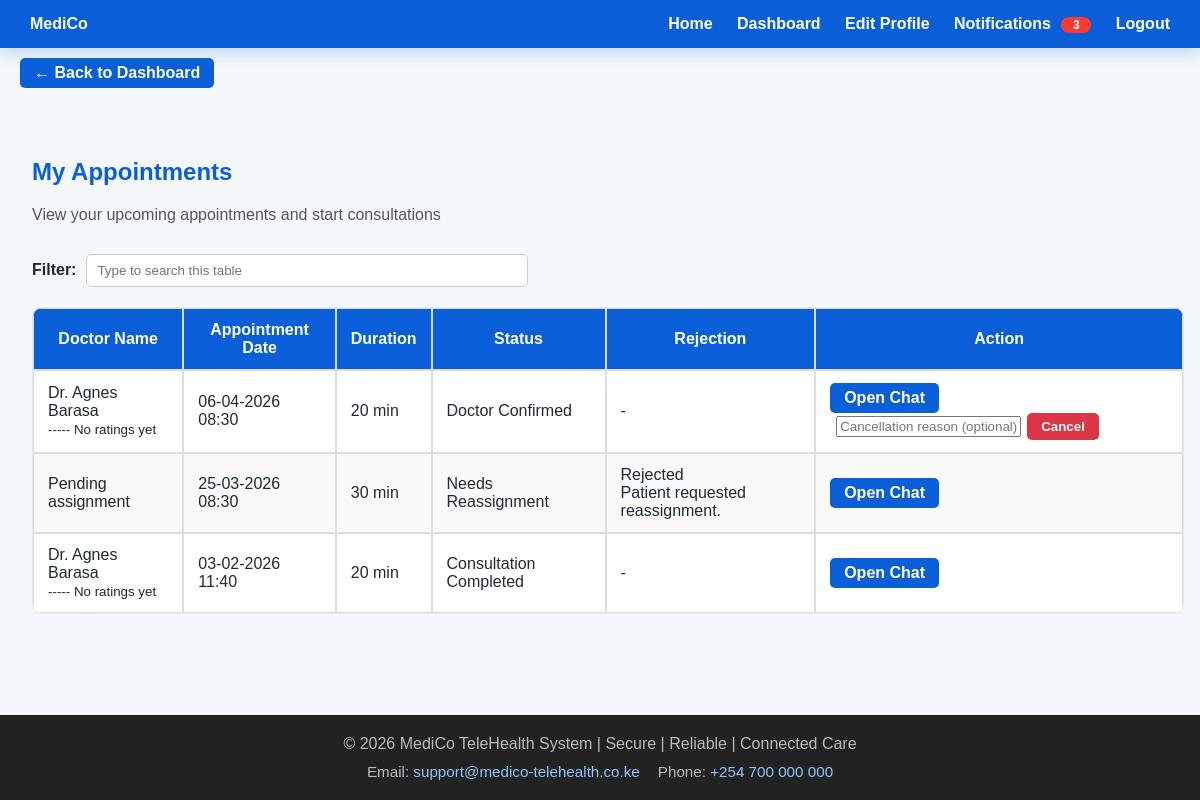
Page /patient/patient_my_appointments.php (signed in) on the committed database.
### tables this page shows
CREATE TABLE `appointments` (
  `AppID` int NOT NULL AUTO_INCREMENT,
  `PatientID` varchar(15) NOT NULL,
  `DoctorID` varchar(15) DEFAULT NULL,
  `NurseID` varchar(15) DEFAULT NULL,
  `AppointmentDate` datetime NOT NULL,
  `DurationMinutes` int NOT NULL DEFAULT '20',
  `ReasonCategory` varchar(150) NOT NULL,
  `ReasonText` text NOT NULL,
  `DoctorRejectedAt` datetime DEFAULT NULL,
  `DoctorRejectionReason` varchar(255) DEFAULT NULL,
  `Status` enum('Pending','AwaitingPatientApproval','Confirmed','Cancelled','Completed') DEFAULT 'Pending',
  `Notes` text,
  `CreatedAt` datetime DEFAULT CURRENT_TIMESTAMP,
  `UpdatedAt` datetime NOT NULL DEFAULT CURRENT_TIMESTAMP ON UPDATE CURRENT_TIMESTAMP,
  PRIMARY KEY (`AppID`),
  KEY `idx_appt_patient_time` (`PatientID`,`AppointmentDate`),
  KEY `idx_appt_doctor_time` (`DoctorID`,`AppointmentDate`),
  KEY `idx_appt_nurse_time` (`NurseID`,`AppointmentDate`),
  KEY `idx_appt_status` (`Status`),
  CONSTRAINT `appointments_ibfk_1` FOREIGN KEY (`PatientID`) REFERENCES `patients` (`PatientID`) ON DELETE CASCADE ON UPDATE CASCADE,
  CONSTRAINT `appointments_ibfk_2` FOREIGN KEY (`DoctorID`) REFERENCES `doctors` (`DoctorID`) ON DELETE SET NULL ON UPDATE CASCADE,
  CONSTRAINT `appointments_ibfk_3` FOREIGN KEY (`NurseID`) REFERENCES `nurses` (`NurseID`) ON DELETE SET NULL ON UPDATE CASCADE
);

CREATE TABLE `doctors` (
  `DoctorID` varchar(15) NOT NULL,
  `HospitalID` varchar(15) NOT NULL,
  `FName` varchar(300) NOT NULL,
  `DOB` date NOT NULL,
  `Gender` varchar(15) NOT NULL,
  `NatID_PP` varchar(20) NOT NULL,
  `PhoneNum` varchar(15) NOT NULL,
  `Email` varchar(500) NOT NULL,
  `LicenseNum` varchar(20) NOT NULL,
  `Specialization` varchar(150) DEFAULT NULL,
  `ExperienceYears` int DEFAULT NULL,
  `CreatedAt` datetime NOT NULL DEFAULT CURRENT_TIMESTAMP,
  `UpdatedAt` datetime NOT NULL DEFAULT CURRENT_TIMESTAMP ON UPDATE CURRENT_TIMESTAMP,
  PRIMARY KEY (`DoctorID`),
  UNIQUE KEY `NatID_PP` (`NatID_PP`),
  UNIQUE KEY `PhoneNum` (`PhoneNum`),
  UNIQUE KEY `Email` (`Email`),
  UNIQUE KEY `LicenseNum` (`LicenseNum`),
  KEY `idx_doctors_hospital` (`HospitalID`),
  KEY `Specialization` (`Specialization`),
  CONSTRAINT `doctors_ibfk_1` FOREIGN KEY (`DoctorID`) REFERENCES `users` (`UserID`) ON DELETE CASCADE ON UPDATE CASCADE,
  CONSTRAINT `doctors_ibfk_2` FOREIGN KEY (`HospitalID`) REFERENCES `hospitals` (`HospitalID`) ON DELETE RESTRICT ON UPDATE CASCADE,
  CONSTRAINT `doctors_ibfk_3` FOREIGN KEY (`Specialization`) REFERENCES `doctor_specializations` (`DoctorSpecName`) ON DELETE RESTRICT ON UPDATE CASCADE
);

### functions.php (called while the page is built, shortened)
<?php
function getAppointmentStatusLabel($status, $doctorID = null, $doctorRejectedAt = null) {
    $status = (string)$status;
    switch ($status) {
        case 'Pending':
            if ($doctorID === null || $doctorID === '') {
                return !empty($doctorRejectedAt) ? 'Needs Reassignment' : 'Awaiting Doctor Assignment';
            }
            return 'Scheduled';
        case 'Confirmed':
            return 'Doctor Confirmed';
        case 'Completed':
            return 'Consultation Completed';
    }
}
function getEntityRatingsMap($pdo, $ratingType) {
    $ratingType = trim((string)$ratingType);
    $stmt = $pdo->prepare(
        "SELECT EntityID, AVG(RatingValue) AS AvgRating, COUNT(*) AS RatingCount
         FROM ratings
         WHERE EntityType = :type
         GROUP BY EntityID"
    );
    $stmt->execute([':type' => $ratingType]);
    $rows = $stmt->fetchAll(PDO::FETCH_ASSOC);
    $map = [];
    foreach ($rows as $row) {
        $entityID = (string)$row['EntityID'];
        $map[$entityID] = [
            'avg' => isset($row['AvgRating']) ? (float)$row['AvgRating'] : 0.0,
            'count' => isset($row['RatingCount']) ? (int)$row['RatingCount'] : 0
        ];
    }
    return $map;
}
function formatEntityRatingLabel($ratingInfo) {
    if (!is_array($ratingInfo)) {
        return "----- No ratings yet";
    }
    $count = (int)($ratingInfo['count'] ?? 0);
    $avg = (float)($ratingInfo['avg'] ?? 0);
    $rounded = (int)round($avg);
    $stars = str_repeat('*', $rounded) . str_repeat('-', 5 - $rounded);
    return $stars . " " . number_format($avg, 1) . "/5 (" . $count . ")";
}
?>

### patient/patient_my_appointments.php (the view, shortened to what this page needs)
<?php
require "../db.php";
require "../functions.php";
$patientID = $_SESSION['user_id'];
$stmt = $pdo->prepare(
    "SELECT a.AppID, a.AppointmentDate, a.DurationMinutes, a.Status,
            a.DoctorRejectedAt, a.DoctorRejectionReason,
            d.DoctorID, d.FName AS DoctorName,
            (
                SELECT COUNT(*) FROM caregiver_patients cp
                WHERE cp.PatientID = a.PatientID AND cp.Status = 'Accepted'
            ) AS CaregiverCount
     FROM appointments a
     LEFT JOIN doctors d ON a.DoctorID = d.DoctorID
     WHERE a.PatientID = :pid
     ORDER BY a.AppointmentDate DESC"
);
$stmt->execute([':pid' => $patientID]);
$myAppointments = $stmt->fetchAll(PDO::FETCH_ASSOC);
$doctorRatings = getEntityRatingsMap($pdo, 'Doctor');
?>
<?php
include "../header.php"; ?>
<main class="main-content">
<div class="dashboard-container">
    <h2>My Appointments</h2>
    <p class="dashboard-subtitle">View your upcoming appointments and start consultations</p>
    <?php
if ($myAppointments): ?>
    <table class="user-table">
        <thead>
            <tr>
                <th>Doctor Name</th>
                <th>Appointment Date</th>
                <th>Duration</th>
                <th>Status</th>
                <th>Rejection</th>
                <th>Action</th>
            </tr>
        </thead>
        <tbody>
        <?php
foreach ($myAppointments as $row): ?>
            <?php
                $dateDisplay = date('d-m-Y H:i', strtotime($row['AppointmentDate']));
                $durationValue = (int)($row['DurationMinutes'] ?? 20);
            ?>
            <tr>
                <td>
                    <?= htmlspecialchars($row['DoctorName'] ?? 'Pending assignment') ?>
                    <?php if (!empty($row['DoctorID'])): ?>
                        <br><small><?= htmlspecialchars(formatEntityRatingLabel($doctorRatings[$row['DoctorID']] ?? null)) ?></small>
                    <?php endif; ?>
                </td>
                <td><?= htmlspecialchars($dateDisplay) ?></td>
                <td><?= htmlspecialchars($durationValue) ?> min</td>
                <td><?= htmlspecialchars(getAppointmentStatusLabel($row['Status'], $row['DoctorID'] ?? null, $row['DoctorRejectedAt'] ?? null)) ?></td>
                <td>
                    <?php
if (!empty($row['DoctorRejectedAt'])): ?>
                        <div>Rejected</div>
                        <?php
if (!empty($row['DoctorRejectionReason'])): ?>
                            <div><?= htmlspecialchars($row['DoctorRejectionReason']) ?></div>
                        <?php
endif; ?>
                    <?php
else: ?>
                        <span>-</span>
                    <?php
endif; ?>
                </td>
                <td>
                    <?php
if ((string)$row['Status'] === 'AwaitingPatientApproval' && !empty($row['DoctorID'])): ?>
                        <form method="post" action="patient_approve_appointment.php" class="inline-action-group">
                            <input type="hidden" name="appid" value="<?= $row['AppID'] ?>">
                            <button type="submit" class="btn btn-approve" onclick="return confirm('Approve this specialist appointment?')">
                                Approve
                            </button>
                        </form>
                    <?php
else: ?>
                        <a href="../appointments/appointment_chat.php?aid=<?= $row['AppID'] ?>"
                           class="btn btn-view">Open Chat</a>
                        <?php
if (!in_array((string)$row['Status'], ['Completed','Cancelled'], true) && !empty($row['DoctorID'])): ?>
                            <form method="post" action="patient_reject_appointment.php" class="inline-action-group">
                                <input type="text" name="reason" data-capitalize="sentences" placeholder="Cancellation reason (optional)" size="20">
                                <button type="submit" class="btn btn-danger" onclick="return confirm('Cancel this appointment?')">
                                    Cancel
                                </button>
                            </form>
                        <?php
endif; ?>
                    <?php
endif; ?>
                </td>
            </tr>
        <?php
endforeach; ?>
        </tbody>
    </table>
    <?php
endif; ?>
</div>
</main>
<?php
include "../footer.php"; ?>

### css/style.css (style rules this page uses)
html, body { height: 100%; }
body { margin: 0; display: flex; flex-direction: column; font-family: Arial, Helvetica, sans-serif; background: #f4f7fb; color: #1f2933; }
.main-content { flex: 1; padding: 40px 12px; }
a.btn, a.home-btn, .home-btn { text-decoration: none; }
.profile-container h2, .dashboard-container h2 { margin-top: 0; color: #0a5ed7; }
.dashboard-container { width: min(96vw, 1500px); max-width: 1500px; margin: auto; padding: 20px; }
.dashboard-subtitle { color: #555; margin-bottom: 30px; }
.user-table, .admin-table { width: 100%; border-collapse: separate; border-spacing: 0; margin-top: 20px; border: 1px solid #e5e7eb; border-radius: 10px; overflow: hidden; background: #fff; }
.user-table th, .user-table td, .admin-table th, .admin-table td { border: 1px solid #ddd; padding: 12px 14px; }
.user-table th, .admin-table th { background: #0a5ed7; color: white; }
.user-table tr:nth-child(even), .admin-table tr:nth-child(even) { background: #f9f9f9; }
.btn { display: inline-flex; align-items: center; justify-content: center; padding: 6px 14px; border-radius: 5px; border: none; cursor: pointer; font-weight: bold; text-align: center; transition: transform 0.15s ease, box-shadow 0.15s ease; }
.btn-view { background:#0a5ed7; color:white; }
.btn-danger { background:#dc3545; color:white; }
.inline-action-group { display: inline-flex; gap: 6px; align-items: center; margin-left: 6px; }

### rows in the picture
appointments: DoctorID.FName "Dr. Agnes Barasa", DoctorID.DoctorID "----- No ratings yet", AppointmentDate "06-04-2026 08:30", DurationMinutes "20", Status+DoctorRejectedAt "Doctor Confirmed"
appointments: DoctorName "Pending assignment", AppointmentDate "25-03-2026 08:30", DurationMinutes "30", DoctorRejectedAt "Needs Reassignment", DoctorRejectionReason "Patient requested reassignment."
appointments: DoctorID.FName "Dr. Agnes Barasa", DoctorID.DoctorID "----- No ratings yet", AppointmentDate "03-02-2026 11:40", DurationMinutes "20", Status+DoctorRejectedAt "Consultation Completed"

### other values in the picture
$notifCount "3"
